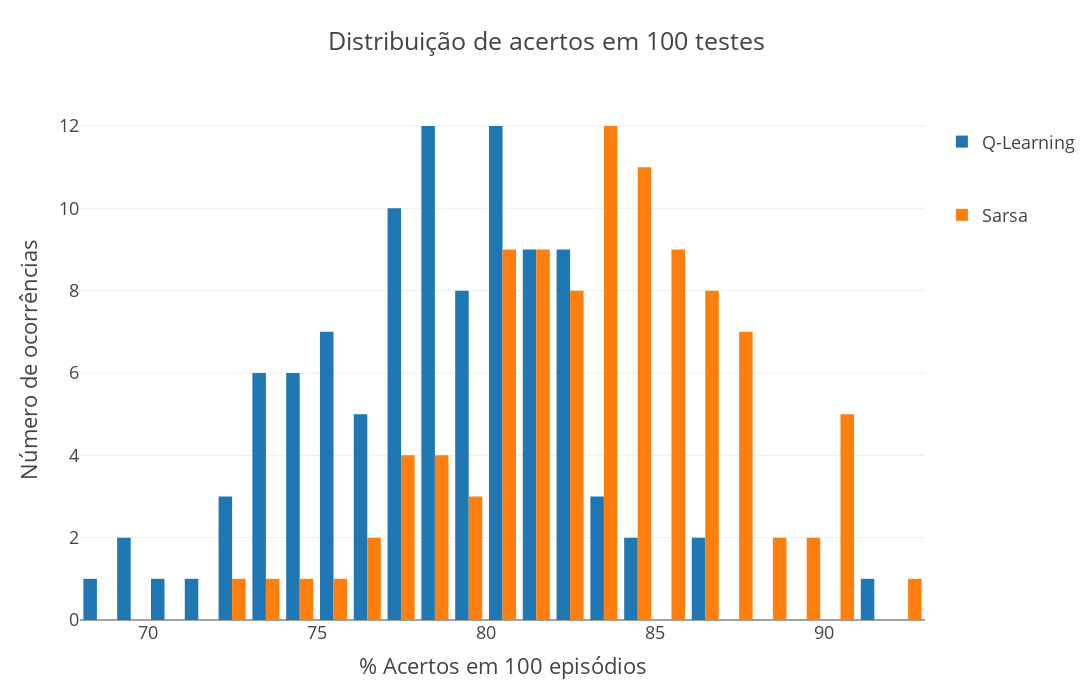

Source (notebook cell):
### Code cell
fig = go.Figure()

fig.add_trace(
    go.Histogram(
        x=tests_q_learning,
        xbins=dict(
            start=0,
            end=100,
            size=1,
        ),
        name="<br>Q-Learning<br>",
    )
)

fig.add_trace(
    go.Histogram(
        x=tests_sarsa,
        xbins=dict(
            start=0,
            end=100,
            size=1,
        ),
        name="<br>Sarsa<br>",
    )
)

fig.update_layout(
    title=f"Distribuição de acertos em {n_tests} testes",
    xaxis_title=f"% Acertos em {n_tests_2} episódios",
    yaxis_title="Número de ocorrências",
    template="presentation",
    showlegend=True,
    width=1_200,
    height=700,
)

# Show the plot
fig.show()

### Figure 1 — Plotly figure (JSON) as saved in the notebook; plotly's stock layout.template omitted (floating-point values rounded to 4 significant figures)
{"data": [{"name": "<br>Q-Learning<br>", "type": "histogram", "x": [82, 80, 74, 78, 82, 81, 76, 80, 77, 74, 80, 77, 71, 81, 82, 83, 76, 79, 76, 73, 77, 79, 72, 76, 77, 75, 91, 75, 74, 77, 80, 79, 86, 77, 83, 74, 75, 74, 81, 73, 83, 78, 81, 78, 81, 78, 75, 82, 73, 75, 79, 78, 69, 80, 82, 77, 72, 80, 73, 73, 78, 78, 79, 78, 74, 82, 76, 81, 80, 80, 70, 75, 81, 82, 78, 77, 79, 82, 77, 82, 72, 80, 79, 80, 84, 79, 81, 80, 73, 84, 77, 68, 86, 81, 69, 78, 78, 80, 78, 75], "xbins": {"end": 100, "size": 1, "start": 0}}, {"name": "<br>Sarsa<br>", "type": "histogram", "x": [85, 90, 89, 81, 84, 82, 84, 86, 84, 82, 82, 87, 87, 77, 80, 78, 90, 80, 78, 83, 79, 72, 89, 84, 80, 90, 88, 80, 86, 85, 80, 84, 84, 86, 86, 83, 76, 84, 85, 83, 83, 82, 90, 80, 80, 81, 80, 83, 92, 83, 84, 87, 81, 79, 75, 85, 88, 81, 82, 83, 84, 86, 86, 85, 87, 77, 87, 81, 81, 87, 85, 87, 78, 90, 85, 86, 79, 82, 77, 83, 74, 82, 77, 81, 83, 76, 86, 84, 83, 82, 78, 81, 84, 85, 81, 80, 83, 85, 83, 73], "xbins": {"end": 100, "size": 1, "start": 0}}], "layout": {"height": 700, "showlegend": true, "title": {"text": "Distribuição de acertos em 100 testes"}, "width": 1200, "xaxis": {"title": {"text": "% Acertos em 100 episódios"}}, "yaxis": {"title": {"text": "Número de ocorrências"}}}}
